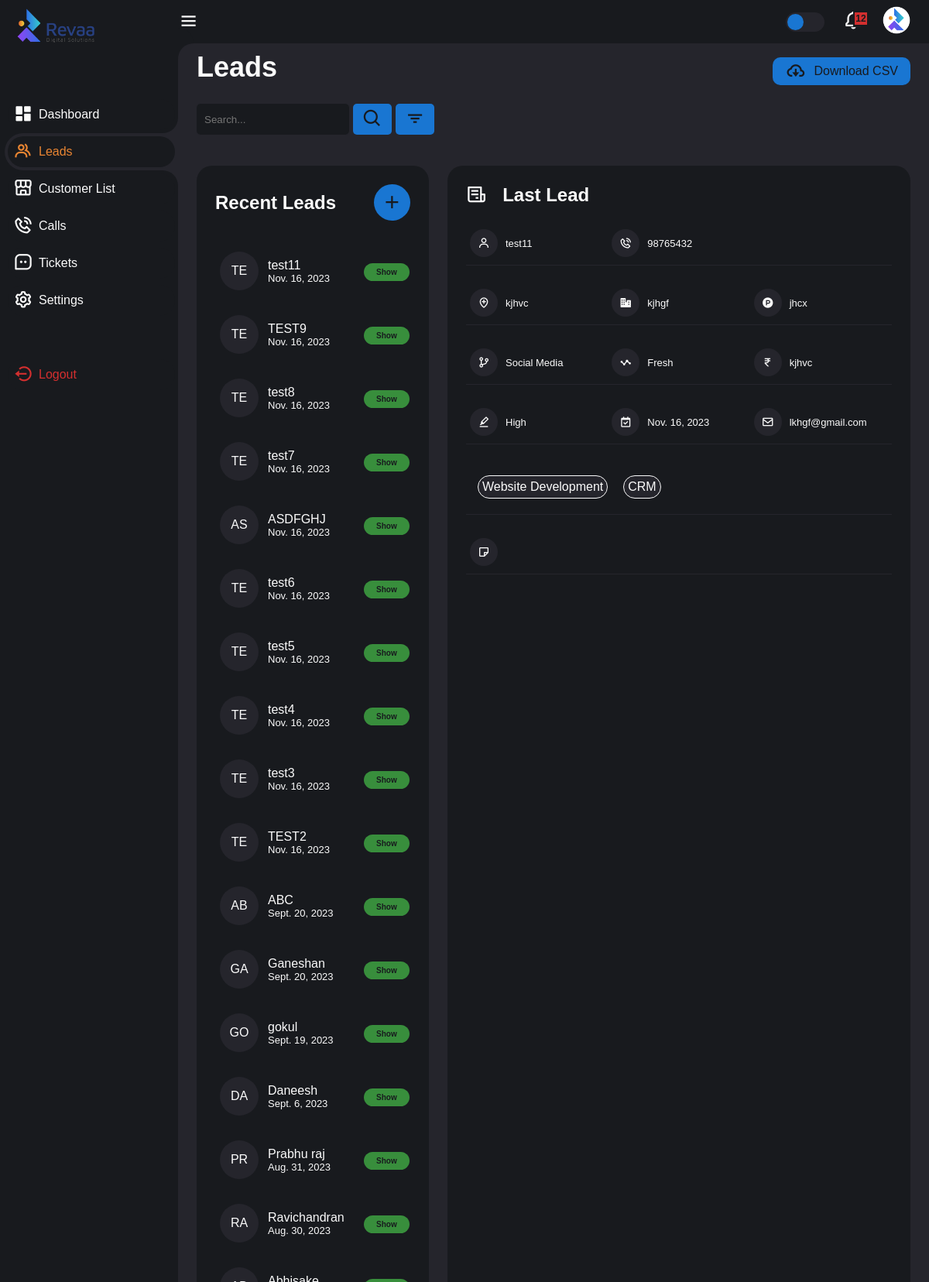
Page /leads on the committed database.
### REVAA_RDS_APP/models.py (models this page shows, shortened)
class Leads(models.Model):
    Name = models.CharField(max_length=20)
    Mobile_Number = models.IntegerField()
    Business_Name = models.CharField(max_length=50)
    Business_Type = models.CharField(max_length=50)
    Location = models.CharField(max_length=50)
    Budget = models.CharField(max_length=50)
    Follow_up_date = models.DateField()
    Priority = models.CharField(max_length=30)
    Status = models.CharField(max_length=30)
    Email = models.CharField(max_length=50)
    Source = models.CharField(max_length=50)
    Services = models.TextField(max_length=200)
    Remark = models.TextField(max_length=500)
    Created_date = models.DateField()

### REVAA_RDS_APP/views.py (the view)
# urls.py: path('leads',views.leads, name='leads'),
def leads(request):
    Leadss = "active"
    lead_contant = "show"
    All_leads = Leads.objects.all()[::-1]
    last_lead = Leads.objects.last()
    service_list = str(last_lead.Services)
    services = [service.strip() for service in service_list.split(",")]
    leadheding = "Last Lead"
    container_hidden = 'container-hidden'
    return render(request, 'leads.html',{'services_list': services,'leads':All_leads,'last_lead':last_lead,'leadheding':leadheding,'Leadss':Leadss,'container_hidden':container_hidden,'lead_contant':lead_contant})

### templates/leads.html (shortened to what this page needs)
{% extends 'main.html' %}
{% block content %}
    {% include 'inc/sidebar.html' %}
    <div class="content">
        {% include 'inc/navbar.html' %}
        <main>
            <div class="header">
                <div class="left lead-and-csv">
                    <a href="/leads"><h1>Leads</h1></a>
                    {% if leads %}
                    <a href="{% url 'download' %}" class="report" id="report">
                        <i class='bx bx-cloud-download'></i>
                        <span>Download CSV</span>
                    </a>
                    {% endif %}
                </div>
                    <form action="#"class="serach-container">
                        <div class="forminput">
                            <input type="search" placeholder="Search...">
                            <button class="search-btn" type="submit"><i class='bx bx-search'></i></button>
                            <a href="{% url 'filter' %}"><i class='bx bx-filter'></i></a>
                        </div>
                    </form>
                <div class="bottom-data">
                    {% if leads %}
                    <div class="orders leads-container" id="leads-container">
                        <div class="header header-leads">
                            <div>
                                <h3>Recent Leads</h3>
                            </div>
                            <div class="bxplus dropdownmenu {{hidden}}" id="bxplus">
                                <i class='bx bx-plus' ></i>
                            </div>
                        </div>
                        <table>
                            <tbody>
                                {% for lead in leads %}
                                <tr>
                                    <td>
                                        <p class="leads-first-name">{{ lead.Name|slice:":2"|upper }}</p>
                                        <div class="leads-name">
                                            <p>{{ lead.Name }}</p>
                                            <p class="dateonly">{{ lead.Created_date}}</p>
                                        </div>
                                        <a href="{% url 'lead_detail' lead.id %}"><span class="status Completed details">Show</span></a>
                                    </td>
                                </tr>
                                {% endfor %}
                            </tbody>
                        </table>
                    </div>
                    <div class="orders" id="view-leads">
                        <div class="header header-leads">
                            <div style="display: flex; align-items: center; justify-content: space-between;">
                                <i class='bx bx-receipt'></i>
                                <h3 style="margin-left: 20px;">{{leadheding}}</h3>
                            </div>
                        </div>
                        <div class="impormation-container" style="justify-content: flex-start;">
                            <div class="impormation">
                                <i class='bx bx-user' ></i><p>
                                    {{ last_lead.Name }}
                            </div>
                            <div class="impormation">
                                <i class='bx bx-phone-call'></i><p>
                                    {{ last_lead.Mobile_Number}}
                                </p>
                            </div>
                        </div>
                        <div class="impormation-container">
                            <div class="impormation">
                                <i class='bx bx-location-plus' ></i><p>
                                    {{ last_lead.Location}}
                                </p>
                            </div>
                            <div class="impormation">
                                <i class='bx bxs-business' ></i><p>
                                    {{ last_lead.Business_Name}}
                                </p>
                            </div>
                            <div class="impormation">
                                <i class='bx bxl-product-hunt'></i><p>
                                    {{ last_lead.Business_Type }}
                                </p>
                            </div>
                        </div>
                        <div class="impormation-container">
                            <div class="impormation">
                                <i class='bx bx-git-branch'></i><p>
                                {{  last_lead.Source }}
                            </p>
                            </div>
                            <div class="impormation">
                                <i class='bx bx-stats'></i><p>
                                    {{ last_lead.Status }}
                                </p>
                            </div>
                            <div class="impormation">
                                <i class='bx bx-rupee'></i><p>
                                    {{ last_lead.Budget }}
                                </p>
                            </div>
                        </div>
                        <div class="impormation-container">
                            <div class="impormation">
                                <i class='bx bx-highlight'></i><p class="services">
                                    {{ last_lead.Priority }}
                                </p>
                            </div>
                            <div class="impormation">
                                <i class='bx bx-calendar-check' ></i><p>
                                    {{last_lead.Follow_up_date}}
                                </p>
                            </div>
                            <div class="impormation">
                                <i class='bx bx-envelope' ></i><p>
                                    {{last_lead.Email}}
                                </p>
                            </div>
                        </div>
                        <div class="impormation-container">
                            <div class="remark">
                                <ul>
                                    {% for service in services_list %}
                                    <li>{{ service }}</li>
                                    {% endfor %}
                                </ul>
                            </div>
                        </div>
                        <div class="impormation-container">
                            <div class="remark">
                                <i class='bx bx-note remark-icon' ></i>
                            </div>
                        </div>
                    </div>
                {% endif %}
                </div>
            </div>
        </main>
    </div>
{% endblock %}

### templates/main.html (shortened to what this page needs)
<!DOCTYPE html>
<html lang="en">
    {% load static %}
<head>
    <link href="https://unpkg.com/boxicons@2.1.4/css/boxicons.min.css" rel="stylesheet">
    <link rel="stylesheet" href="https://cdnjs.cloudflare.com/ajax/libs/font-awesome/5.15.3/css/all.min.css"/>
    <link rel="stylesheet" href="{% static 'css/style.css' %}">
</head>
<body class="dark">
    {% block content %}
    {% endblock %}
</body>
</html>

### templates/inc/sidebar.html
{% load static %}
<div class="sidebar">
    <a href="#" class="logo">
        <img src="{% static 'images/Revaa-new-logo-01.png' %}" alt="" width="100px">
    </a>
    <ul class="side-menu">
        <li  class="{{Dashboard}}"><a href="/"><i class='bx bxs-dashboard'></i>Dashboard</a></li>
        <li class="{{Leadss}}"><a href="/leads"><i class='bx bx-group'></i>Leads</a></li>
        <li class="{{Shop}}"><a href="#"><i class='bx bx-store-alt'></i>Customer List</a></li>
        <li class="{{Calls}}"><a href="#"><i class='bx bx-phone-call'></i>Calls</a></li>
        <li class="{{Tickets}}"><a href="#"><i class='bx bx-message-square-dots'></i>Tickets</a></li>
        <li class="{{Settings}}"><a href="#"><i class='bx bx-cog'></i>Settings</a></li>
    </ul>
    <ul class="side-menu">
        <li>
            <a href="/logout" class="logout">
                <i class='bx bx-log-out-circle'></i>
                Logout
            </a>
        </li>
    </ul>
</div>

### templates/inc/navbar.html (shortened to what this page needs)
{% load static %}
<nav>
    <i class='bx bx-menu'></i>
    <label for="theme-toggle" class="theme-toggle"></label>
    <div>
        <a href="#" class="notif" id="notification">
            <span class="count">12</span>
        </a>
    </div>
    <a href="#" class="profile">
        <img src="{% static 'images/fav-icon.png' %}">
    </a>
</nav>

### rows in the picture
Leads: Name "TE", Name "test11", Created_date "Nov. 16, 2023", Mobile_Number "98765432", Location "kjhvc", Business_Name "kjhgf", Business_Type "jhcx", Source "Social Media", Status "Fresh", Budget "kjhvc", Priority "High", Follow_up_date "Nov. 16, 2023", Email "lkhgf@gmail.com"
Leads: Name "TE", Name "TEST9", Created_date "Nov. 16, 2023"
Leads: Name "TE", Name "test8", Created_date "Nov. 16, 2023"
Leads: Name "TE", Name "test7", Created_date "Nov. 16, 2023"
Leads: Name "AS", Name "ASDFGHJ", Created_date "Nov. 16, 2023"
Leads: Name "TE", Name "test6", Created_date "Nov. 16, 2023"
Leads: Name "TE", Name "test5", Created_date "Nov. 16, 2023"
Leads: Name "TE", Name "test4", Created_date "Nov. 16, 2023"
Leads: Name "TE", Name "test3", Created_date "Nov. 16, 2023"
Leads: Name "TE", Name "TEST2", Created_date "Nov. 16, 2023"
Leads: Name "AB", Name "ABC", Created_date "Sept. 20, 2023"
Leads: Name "GA", Name "Ganeshan", Created_date "Sept. 20, 2023"
Leads: Name "GO", Name "gokul", Created_date "Sept. 19, 2023"
Leads: Name "DA", Name "Daneesh", Created_date "Sept. 6, 2023"
Leads: Name "PR", Name "Prabhu raj", Created_date "Aug. 31, 2023"
Leads: Name "RA", Name "Ravichandran", Created_date "Aug. 30, 2023"

### other values in the picture
{{ leadheding }} "Last Lead"
{{ service }} "Website Development" "CRM"
